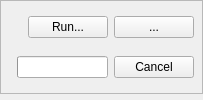
<?xml version="1.0" encoding="UTF-8"?>
<ui version="4.0">
 <class>model_row</class>
 <widget class="QFrame" name="model_row">
  <property name="sizePolicy">
   <sizepolicy hsizetype="Expanding" vsizetype="Preferred">
    <horstretch>0</horstretch>
    <verstretch>0</verstretch>
   </sizepolicy>
  </property>
  <property name="frameShape">
   <enum>QFrame::Shape::NoFrame</enum>
  </property>
  <property name="surfaceRole" stdset="0">
   <string>view</string>
  </property>
  <layout class="QVBoxLayout" name="layout_row_container">
   <property name="leftMargin">
    <number>0</number>
   </property>
   <property name="topMargin">
    <number>0</number>
   </property>
   <property name="rightMargin">
    <number>0</number>
   </property>
   <property name="bottomMargin">
    <number>6</number>
   </property>
   <property name="spacing">
    <number>0</number>
   </property>
   <item>
    <widget class="QFrame" name="panel_row_card">
     <property name="frameShape">
      <enum>QFrame::Shape::StyledPanel</enum>
     </property>
     <property name="surfaceRole" stdset="0">
      <string>group</string>
     </property>
     <layout class="QVBoxLayout" name="layout_card_root">
      <property name="leftMargin">
       <number>0</number>
      </property>
      <property name="topMargin">
       <number>0</number>
      </property>
      <property name="rightMargin">
       <number>0</number>
      </property>
      <property name="bottomMargin">
       <number>0</number>
      </property>
      <property name="spacing">
       <number>0</number>
      </property>
      <item>
       <widget class="QWidget" name="panel_row_header">
        <property name="sizePolicy">
         <sizepolicy hsizetype="Expanding" vsizetype="Preferred">
          <horstretch>0</horstretch>
          <verstretch>0</verstretch>
         </sizepolicy>
        </property>
        <layout class="QVBoxLayout" name="layout_row_header">
         <property name="leftMargin">
          <number>8</number>
         </property>
         <property name="topMargin">
          <number>8</number>
         </property>
         <property name="rightMargin">
          <number>8</number>
         </property>
         <property name="bottomMargin">
          <number>8</number>
         </property>
         <property name="spacing">
          <number>4</number>
         </property>
         <item>
          <widget class="QWidget" name="panel_row_title">
           <layout class="QHBoxLayout" name="layout_header" stretch="1,0,0,0">
            <property name="leftMargin">
             <number>0</number>
            </property>
            <property name="topMargin">
             <number>0</number>
            </property>
            <property name="rightMargin">
             <number>0</number>
            </property>
            <property name="bottomMargin">
             <number>0</number>
            </property>
            <property name="spacing">
             <number>6</number>
            </property>
            <item alignment="Qt::AlignmentFlag::AlignVCenter">
             <widget class="QLabel" name="label_name">
              <property name="text">
               <string />
              </property>
              <property name="textFormat">
               <enum>Qt::TextFormat::PlainText</enum>
              </property>
              <property name="sizePolicy">
               <sizepolicy hsizetype="Ignored" vsizetype="Preferred">
                <horstretch>0</horstretch>
                <verstretch>0</verstretch>
               </sizepolicy>
              </property>
              <property name="font">
               <font>
                <bold>true</bold>
               </font>
              </property>
             </widget>
            </item>
            <item alignment="Qt::AlignmentFlag::AlignVCenter">
             <widget class="QLabel" name="label_status">
              <property name="text">
               <string />
              </property>
              <property name="textFormat">
               <enum>Qt::TextFormat::PlainText</enum>
              </property>
              <property name="sizePolicy">
               <sizepolicy hsizetype="Maximum" vsizetype="Preferred">
                <horstretch>0</horstretch>
                <verstretch>0</verstretch>
               </sizepolicy>
              </property>
             </widget>
            </item>
            <item alignment="Qt::AlignmentFlag::AlignVCenter">
             <widget class="QPushButton" name="button_run">
              <property name="text">
               <string>Run...</string>
              </property>
              <property name="autoDefault">
               <bool>false</bool>
              </property>
             </widget>
            </item>
            <item alignment="Qt::AlignmentFlag::AlignVCenter">
             <widget class="QPushButton" name="button_options">
              <property name="text">
               <string>...</string>
              </property>
              <property name="autoDefault">
               <bool>false</bool>
              </property>
              <property name="toolTip">
               <string>Model options</string>
              </property>
              <property name="accessibleName">
               <string>Model options</string>
              </property>
             </widget>
            </item>
           </layout>
          </widget>
         </item>
         <item>
          <widget class="QWidget" name="panel_row_summary">
           <layout class="QHBoxLayout" name="layout_summary" stretch="1,1">
            <property name="leftMargin">
             <number>0</number>
            </property>
            <property name="topMargin">
             <number>0</number>
            </property>
            <property name="rightMargin">
             <number>0</number>
            </property>
            <property name="bottomMargin">
             <number>0</number>
            </property>
            <property name="spacing">
             <number>6</number>
            </property>
            <item>
             <widget class="QLabel" name="label_row_summary">
              <property name="text">
               <string />
              </property>
              <property name="textFormat">
               <enum>Qt::TextFormat::PlainText</enum>
              </property>
              <property name="sizePolicy">
               <sizepolicy hsizetype="Ignored" vsizetype="Preferred">
                <horstretch>0</horstretch>
                <verstretch>0</verstretch>
               </sizepolicy>
              </property>
              <property name="textRole" stdset="0">
               <string>secondary</string>
              </property>
             </widget>
            </item>
            <item>
             <widget class="QWidget" name="panel_progress">
              <layout class="QHBoxLayout" name="layout_progress" stretch="1,0">
               <property name="leftMargin">
                <number>0</number>
               </property>
               <property name="topMargin">
                <number>0</number>
               </property>
               <property name="rightMargin">
                <number>0</number>
               </property>
               <property name="bottomMargin">
                <number>0</number>
               </property>
               <item alignment="Qt::AlignmentFlag::AlignVCenter">
                <widget class="QProgressBar" name="progress_model">
                 <property name="textVisible">
                  <bool>false</bool>
                 </property>
                </widget>
               </item>
               <property name="spacing">
                <number>6</number>
               </property>
               <item alignment="Qt::AlignmentFlag::AlignVCenter">
                <widget class="QPushButton" name="button_cancel">
                 <property name="text">
                  <string>Cancel</string>
                 </property>
                 <property name="autoDefault">
                  <bool>false</bool>
                 </property>
                </widget>
               </item>
              </layout>
             </widget>
            </item>
           </layout>
          </widget>
         </item>
        </layout>
       </widget>
      </item>
     </layout>
    </widget>
   </item>
  </layout>
 </widget>
 <resources />
 <connections />
</ui>
